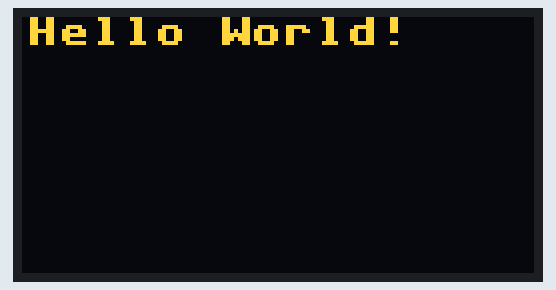
Recording of a program running on a simulated ESP32 board running MicroPython. Shown: 128×64 one-colour display. The OLED is the two-colour kind (top 16 rows yellow); library files of the repository ran but are not shown: ssd1306.py.

Above: at 0.2 s.
At 1.14 s:
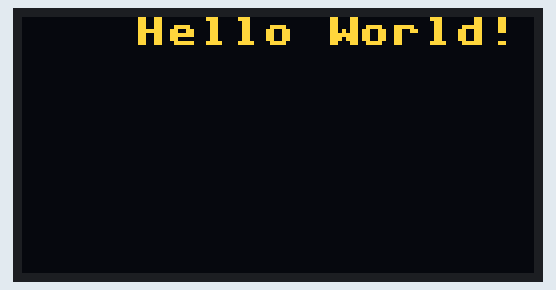
At 2.39 s:
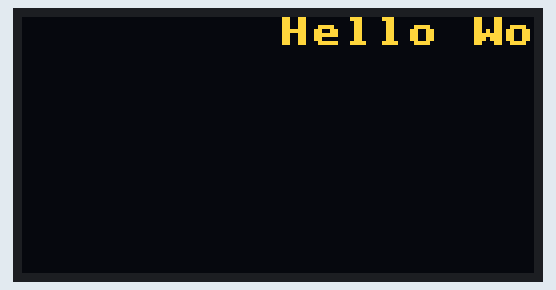
At 3.33 s:
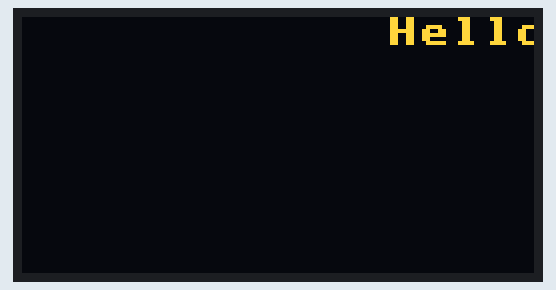
At 4.5 s:
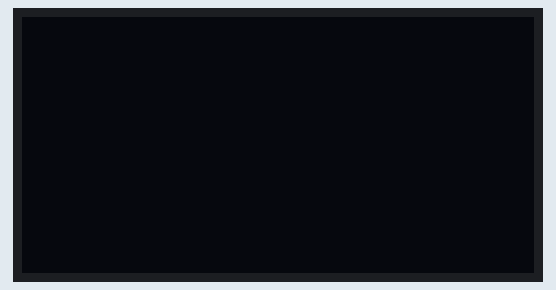
At 6.22 s:
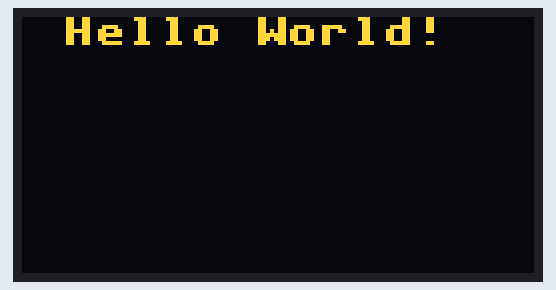

The program:

scroll.py
```python
from machine import Pin, I2C
import ssd1306
import time

# ESP32 Pin assignment
i2c = I2C(-1, scl=Pin(22), sda=Pin(21))

oled_width = int(128)
oled_height = int(64)

oled = ssd1306.SSD1306_I2C(oled_width, oled_height, i2c)

while True:
    oled.text("Hello World!", 0, 0)
    for i in range(0, 164):
        oled.scroll(1,0)
        oled.show()
        time.sleep(0.01)
```

Measured:
- by itself, everything shown: repeats every 5.7 s, in 15 steps
- what the display in image 4 shows lasts 1.4 s, from 4.4 s to 5.8 s
